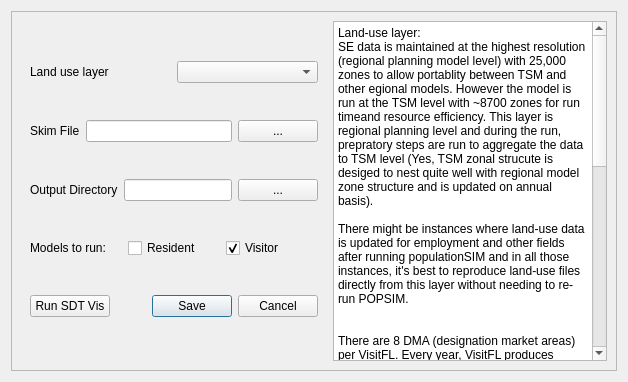
<?xml version="1.0" encoding="UTF-8"?>
<ui version="4.0">
 <class>Dialog_SDTVis</class>
 <widget class="QDialog" name="Dialog_SDTVis">
  <property name="geometry">
   <rect>
    <x>0</x>
    <y>0</y>
    <width>628</width>
    <height>382</height>
   </rect>
  </property>
  <property name="windowTitle">
   <string>Dialog</string>
  </property>
  <layout class="QHBoxLayout" name="horizontalLayout_5">
   <item>
    <widget class="QFrame" name="frame">
     <property name="frameShape">
      <enum>QFrame::StyledPanel</enum>
     </property>
     <property name="frameShadow">
      <enum>QFrame::Raised</enum>
     </property>
     <layout class="QHBoxLayout" name="horizontalLayout_6">
      <item>
       <widget class="QWidget" name="widget" native="true">
        <layout class="QVBoxLayout" name="verticalLayout">
         <item>
          <layout class="QHBoxLayout" name="horizontalLayout">
           <item>
            <widget class="QLabel" name="label">
             <property name="text">
              <string>Land use layer</string>
             </property>
            </widget>
           </item>
           <item>
            <widget class="QComboBox" name="comboBox_Landuse"/>
           </item>
          </layout>
         </item>
         <item>
          <layout class="QHBoxLayout" name="horizontalLayout_2">
           <item>
            <widget class="QLabel" name="label_4">
             <property name="text">
              <string>Skim File</string>
             </property>
            </widget>
           </item>
           <item>
            <widget class="QLineEdit" name="lineEdit_Skim"/>
           </item>
           <item>
            <widget class="QPushButton" name="browse_Skim">
             <property name="text">
              <string>...</string>
             </property>
            </widget>
           </item>
          </layout>
         </item>
         <item>
          <layout class="QHBoxLayout" name="horizontalLayout_3">
           <item>
            <widget class="QLabel" name="label_6">
             <property name="text">
              <string>Output Directory</string>
             </property>
            </widget>
           </item>
           <item>
            <widget class="QLineEdit" name="lineEdit_OutDir"/>
           </item>
           <item>
            <widget class="QPushButton" name="browse_SDTVisOut">
             <property name="text">
              <string>...</string>
             </property>
            </widget>
           </item>
          </layout>
         </item>
         <item>
          <layout class="QHBoxLayout" name="horizontalLayout_models">
           <item>
            <widget class="QLabel" name="label_models">
             <property name="text">
              <string>Models to run:</string>
             </property>
            </widget>
           </item>
           <item>
            <widget class="QCheckBox" name="cb_runResident">
             <property name="text">
              <string>Resident</string>
             </property>
            </widget>
           </item>
           <item>
            <widget class="QCheckBox" name="cb_runVisitor">
             <property name="text">
              <string>Visitor</string>
             </property>
             <property name="checked">
              <bool>true</bool>
             </property>
            </widget>
           </item>
          </layout>
         </item>
         <item>
          <layout class="QHBoxLayout" name="horizontalLayout_4">
           <item>
            <widget class="QPushButton" name="Run_SDTVis">
             <property name="text">
              <string>Run SDT Vis</string>
             </property>
            </widget>
           </item>
           <item>
            <widget class="QDialogButtonBox" name="button_OkCancel">
             <property name="orientation">
              <enum>Qt::Horizontal</enum>
             </property>
             <property name="standardButtons">
              <set>QDialogButtonBox::Cancel|QDialogButtonBox::Save</set>
             </property>
            </widget>
           </item>
          </layout>
         </item>
        </layout>
       </widget>
      </item>
      <item>
       <widget class="QTextBrowser" name="textBrowser">
        <property name="plainText">
         <string>Land-use layer:
SE data is maintained at the highest resolution (regional planning model level) with 25,000 zones to allow portablity between TSM and other egional models.  However the model is run at the TSM level with ~8700 zones for run timeand resource efficiency.  This layer is regional planning level and during the run, prepratory steps are run to aggregate the data to TSM level (Yes, TSM zonal strucute is desiged to nest quite well with regional model zone structure and is updated on annual basis).

There might be instances where land-use data is updated for employment and other fields after running populationSIM and in all those instances, it's best to reproduce land-use files directly from this layer without needing to re-run POPSIM.


There are 8 DMA (designation market areas) per VisitFL.   Every year, VisitFL produces reports on tourisim in Florida and many of those details / distributions are directly used in TSM ranging from occupancy rates to travel party composition (size, age, income) length of the stay,  mode of travel (air,  auto), t op origin states as well as destinations by DMA. 

Occupancy Rates by Lodging Types: There are 3 types of lodging: Hote Room, staying with FL residents (resident Households) and Short-term rentals (AirB&amp;B, Vibro). Most of this information is availble from DBPR and VistFL. 
Households &lt;DMA&gt;
Hotels &lt;DMA&gt;
Short-tern Rentals &lt;DMA&gt;

Skim File:
Produced from &quot;Skimmy&quot; Step.  DISTANCE table is required.  It is possible to expose the &quot;DISTANCE&quot; property where use many provide other vairables like  distance from congested skims or something of that nature,  however,  the user needs to edit UEC's (Excel spreadhseets &gt; data tab) and thus it is decided to no expose &quot;DISTANCE&quot; table for user control.  See   model API for details on thsi control. 

Mode Share:
Rental Car share for OIA, MIA are collected by FDOT and are directly used as egress mode shares for AIR travelers from Airports to their hotel / household/ STR destination zones.  </string>
        </property>
       </widget>
      </item>
     </layout>
    </widget>
   </item>
  </layout>
 </widget>
 <resources/>
 <connections/>
</ui>
